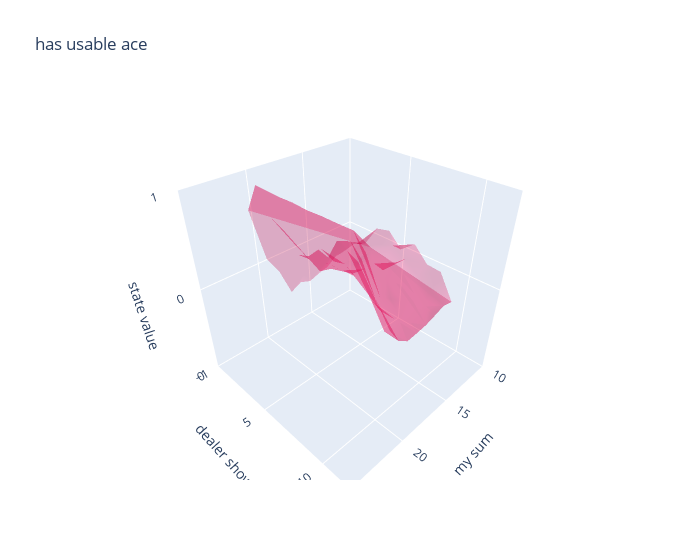

The cell this chart's notebook holds for it:
### Code cell
fig = go.Figure(
    data=[
        go.Mesh3d(
            x=[v[0][0] for v in V if v[0][2] % 2 == 1],
            y=[v[0][1] for v in V if v[0][2] % 2 == 1],
            z=[v[1] for v in V if v[0][2] % 2 == 1],
            opacity=0.5,
            color="rgba(244,22,100,0.6)",
        )
    ]
)

fig.update_layout(
    title="has usable ace",
    scene=dict(
        xaxis=dict(
            nticks=4,
            title="my sum",
            range=[10, 25],
        ),
        yaxis=dict(
            title="dealer show",
            nticks=4,
            range=[0, 12],
        ),
        zaxis=dict(
            title="state value",
            nticks=4,
            range=[-1, 1],
        ),
    ),
    width=700,
)

fig.show()

### Figure 1 — Plotly figure (JSON) as saved in the notebook; plotly's stock layout.template omitted (floating-point values rounded to 4 significant figures)
{"data": [{"color": "rgba(244,22,100,0.6)", "opacity": 0.5, "type": "mesh3d", "x": [12, 12, 12, 12, 12, 12, 12, 12, 12, 12, 13, 13, 13, 13, 13, 13, 13, 13, 13, 13, 14, 14, 14, 14, 14, 14, 14, 14, 14, 14, 15, 15, 15, 15, 15, 15, 15, 15, 15, 15, 16, 16, 16, 16, 16, 16, 16, 16, 16, 16, 17, 17, 17, 17, 17, 17, 17, 17, 17, 17, 18, 18, 18, 18, 18, 18, 18, 18, 18, 18, 19, 19, 19, 19, 19, 19, 19, 19, 19, 19, 20, 20, 20, 20, 20, 20, 20, 20, 20, 20, 21, 21, 21, 21, 21, 21, 21, 21, 21, 21], "y": [1, 2, 3, 4, 5, 6, 7, 8, 9, 10, 1, 2, 3, 4, 5, 6, 7, 8, 9, 10, 1, 2, 3, 4, 5, 6, 7, 8, 9, 10, 1, 2, 3, 4, 5, 6, 7, 8, 9, 10, 1, 2, 3, 4, 5, 6, 7, 8, 9, 10, 1, 2, 3, 4, 5, 6, 7, 8, 9, 10, 1, 2, 3, 4, 5, 6, 7, 8, 9, 10, 1, 2, 3, 4, 5, 6, 7, 8, 9, 10, 1, 2, 3, 4, 5, 6, 7, 8, 9, 10, 1, 2, 3, 4, 5, 6, 7, 8, 9, 10], "z": [-0.2283, -0.06316, 0.007874, 0.2542, 0.2903, 0.14, 0.2667, 0.1089, 0.09565, -0.1779, -0.2408, 0.02745, 0.05415, 0.102, 0.1887, 0.2377, 0.1559, 0.04911, -0.06557, -0.1506, -0.3243, 0.08214, 0.01805, 0.1174, 0.1613, 0.008299, 0.177, 0.003788, -0.1804, -0.1952, -0.3525, -0.07018, 0.0219, 0.03214, 0.1439, 0.1453, 0.03114, 0.06159, -0.05, -0.2347, -0.3938, 0.08304, 0.03058, 0.05904, 0.01527, 0.1409, 0.0427, -0.03667, -0.211, -0.2527, -0.3457, 0.05935, -0.04902, 0.05622, 0.113, 0.1234, 0.00692, -0.106, -0.1045, -0.2666, -0.4095, 0.1325, 0.1541, 0.2129, 0.2244, 0.3178, 0.4142, 0.08555, -0.171, -0.179, -0.08192, 0.4363, 0.3414, 0.4124, 0.4648, 0.4029, 0.5807, 0.5687, 0.2521, 0.02017, 0.129, 0.6215, 0.6283, 0.6709, 0.63, 0.6831, 0.8189, 0.799, 0.7562, 0.4152, 0.6973, 0.9855, 0.9824, 0.9794, 0.986, 0.9783, 0.9872, 0.9879, 0.9927, 0.9243]}], "layout": {"scene": {"xaxis": {"nticks": 4, "range": [10, 25], "title": {"text": "my sum"}}, "yaxis": {"nticks": 4, "range": [0, 12], "title": {"text": "dealer show"}}, "zaxis": {"nticks": 4, "range": [-1, 1], "title": {"text": "state value"}}}, "title": {"text": "has usable ace"}, "width": 700}}
